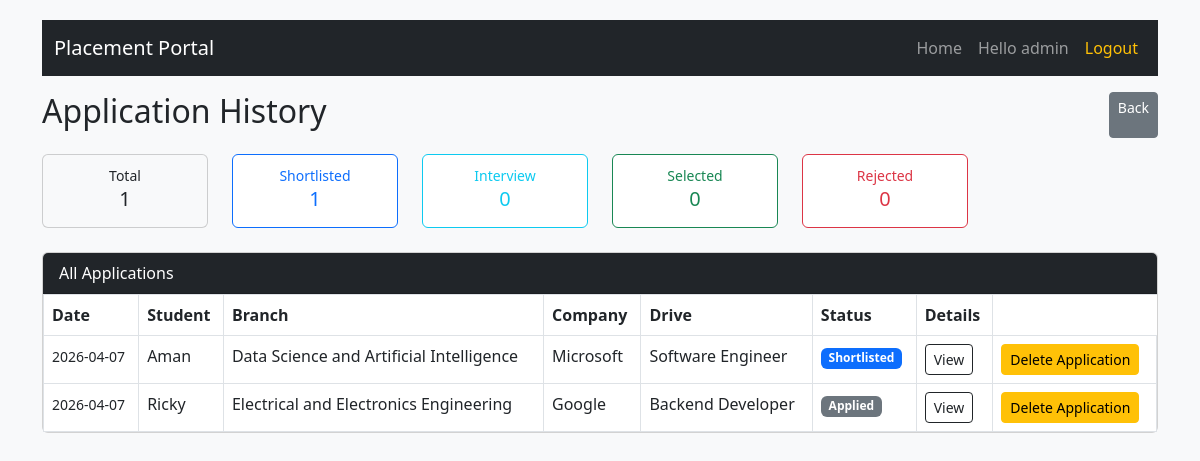
The app's page /admin/applications (signed in), older data.
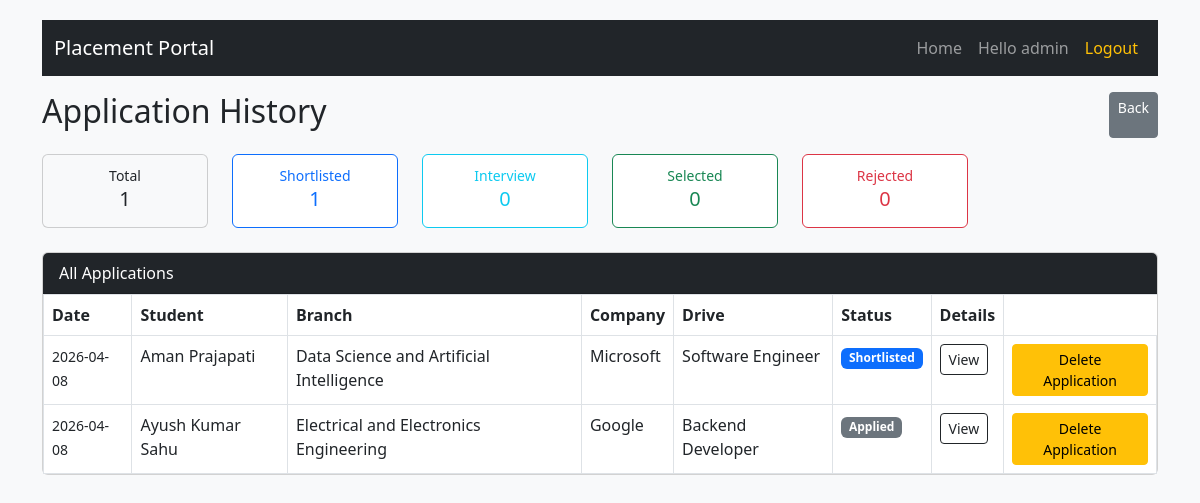
The same page, newer data.
### database/models.py (models this page shows)
class Application(db.Model):
    __tablename__ = 'application'
    id = db.Column(db.Integer, primary_key=True)
    student_id = db.Column(db.Integer, db.ForeignKey('student.id'), nullable=False)
    job_id = db.Column(db.Integer, db.ForeignKey('placements.id'), nullable=False)
    status = db.Column(db.String(20), default='Applied', nullable=False)
    date = db.Column(db.DateTime, default=datetime.now)
    __table_args__ = (
        db.UniqueConstraint('student_id', 'job_id', name='unique_student_job_application'),
    )

class Student(db.Model):
    __tablename__ = 'student'
    id = db.Column(db.Integer, primary_key=True)
    user_id = db.Column(db.Integer, db.ForeignKey('user.id'), unique=True, nullable=False)
    name = db.Column(db.String(100), nullable=False)
    contact = db.Column(db.String(20))
    education = db.Column(db.String(200))
    skills = db.Column(db.Text)
    resume = db.Column(db.String(255))
    college = db.Column(db.String(200))
    branch = db.Column(db.String(100))
    dob = db.Column(db.Date)
    country = db.Column(db.String(100))
    state = db.Column(db.String(100))
    address = db.Column(db.Text)
    applications = db.relationship('Application', backref='student', lazy=True, cascade="all, delete-orphan")

class Company(db.Model):
    __tablename__ = 'company'
    id = db.Column(db.Integer, primary_key=True)
    user_id = db.Column(db.Integer, db.ForeignKey('user.id'), unique=True, nullable=False)
    company_name = db.Column(db.String(100), nullable=False)
    industry = db.Column(db.String(100),nullable = False)
    HRcontact = db.Column(db.String(10),nullable = False)
    approval = db.Column(db.Boolean, default=False) # Approval of the Admin for the company
    drives = db.relationship('Placements', backref='company', lazy=True, cascade="all, delete-orphan")

class Placements(db.Model):
    __tablename__ = 'placements'
    id = db.Column(db.Integer, primary_key=True)
    company_id = db.Column(db.Integer, db.ForeignKey('company.id'), nullable=False)
    title = db.Column(db.String(100), nullable=False)
    description = db.Column(db.Text, nullable=False)
    reqSkills = db.Column(db.Text)
    experience = db.Column(db.String(50))
    salary = db.Column(db.String(50))
    deadline = db.Column(db.DateTime)
    website = db.Column(db.String(255))
    is_rejected = db.Column(db.Boolean, default=False)
    status = db.Column(db.Boolean, default=True) # Company can close the drive
    admin_approval = db.Column(db.Boolean, default=False) # Admin approves the drive
    applications = db.relationship('Application', backref='placements', lazy=True, cascade="all, delete-orphan")

### routes/admin_mgmt.py (the view)
@app.route('/admin/applications')
@login_required
@role_required('admin')
def admin_applications():
    all_apps = models.Application.query.order_by(models.Application.date.desc()).all()
    counts = {
        'Applied': 0,
        'Shortlisted': 0,
        'Interview': 0,
        'Selected': 0,
        'Rejected': 0
    }
    for x in all_apps:
        if x.status in counts:
            counts[x.status]  = counts[x.status] + 1
    return render_template(
        'applications_mgmt.html',
        applications=all_apps,
        status_counts=counts
    )

### app.py (called while the page is built)
@login_manager.user_loader
def load_user(user_id):
    return models.User.query.get(int(user_id))

def role_required(*roles):
    def wrapper(fn):
        @wraps(fn)
        def decorated_view(*args,**kwargs):
            if not current_user.is_authenticated:
                return login_manager.unauthorized()
            if current_user.role not in roles:
                flash("You do not have permission to access this page", "danger")
                return redirect(url_for('login'))
            return fn(*args , **kwargs)
        return decorated_view
    return wrapper

### templates/applications_mgmt.html (shortened to what the changed rows need)
{% extends "base.html" %}
{% block content %}
<div class="d-flex justify-content-between mb-3">
    <h2>Application History</h2>
</div>
<div class="card mb-4">
    <div class="table-responsive">
        <table class="table table-bordered table-hover mb-0">
            <tr>
                <th>Date</th>
                <th>Student</th>
                <th>Branch</th>
                <th>Company</th>
                <th>Drive</th>
                <th>Status</th>
                <th>Details</th>
            </tr>
            {% if applications %}
                {% for app in applications %}
                <tr>
                    <td><small>{{app.date.strftime('%Y-%m-%d')}}</small></td>
                    <td>{{ app.student.name }}</td>
                    <td>{{ app.student.branch }}</td>
                    <td>{{app.placements.company.company_name}}</td>
                    <td>{{ app.placements.title }}</td>
                    <td>
                        {% if app.status == 'Applied' %}
                            <span class="badge bg-secondary">Applied</span>
                        {% elif app.status == 'Shortlisted' %}
                            <span class="badge bg-primary">Shortlisted</span>
                        {% elif app.status == 'Interview' %}
                            <span class="badge bg-info">Interview</span>
                        {% elif app.status == 'Selected' %}
                            <span class="badge bg-success">Selected</span>
                        {% elif app.status == 'Rejected' %}
                            <span class="badge bg-danger">Rejected</span>
                        {% else %}
                            <span class="badge bg-dark">{{ app.status }}</span>
                        {% endif %}
                    </td>
                    <td>
                        <button class="btn btn-sm btn-outline-dark"
                                data-bs-toggle="modal"
                                data-bs-target="#studentModal{{app.student.id}}">
                            View
                        </button>
                    </td>
                    <td>
                        <a href="{{ url_for('delete_appn', app_id=app.id) }}" class="btn btn-warning btn-sm">Delete Application</a>
                    </td>
                </tr>
                {% endfor %}
            {% else %}
                <tr>
                    <td colspan="6" class="text-center text-muted">
                        No applications yet
                    </td>
                </tr>
            {% endif %}
        </table>
    </div>
</div>
{% endblock %}

Row changes from the older to the newer data that the page shows:
changed Application "Data Science and Artificial Intelligence": date "2026-04-07" → "2026-04-08"; student.name "Aman" → "Aman Prajapati"
changed Application "Electrical and Electronics Engineering": date "2026-04-07" → "2026-04-08"; student.name "Ricky" → "Ayush Kumar Sahu"
